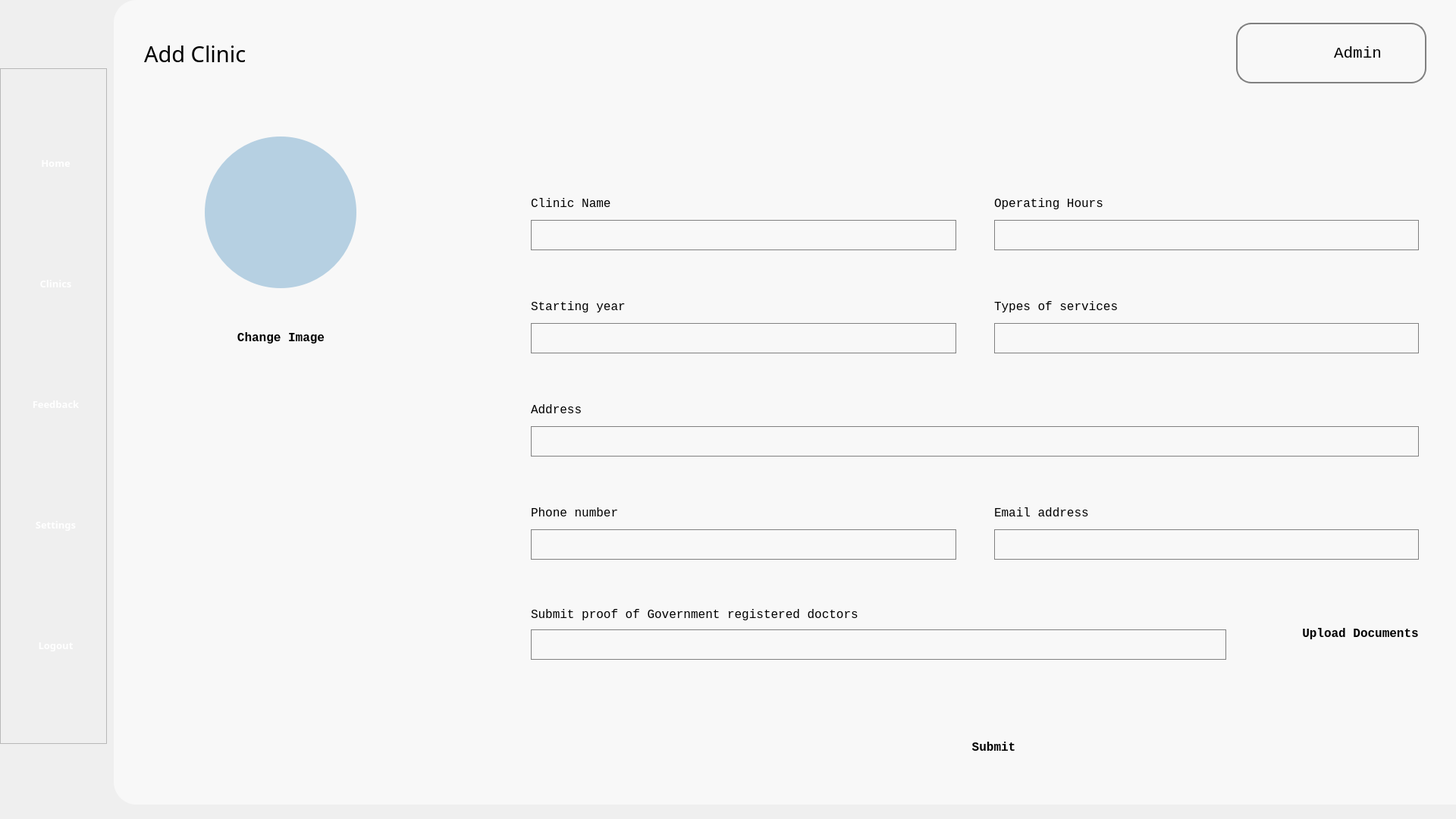
<?xml version="1.0" encoding="UTF-8"?>
<ui version="4.0">
 <class>Form</class>
 <widget class="QWidget" name="Form">
  <property name="geometry">
   <rect>
    <x>0</x>
    <y>0</y>
    <width>1920</width>
    <height>1080</height>
   </rect>
  </property>
  <property name="windowTitle">
   <string>Form</string>
  </property>
  <property name="styleSheet">
   <string notr="true">background-color: &quot;#B6D0E2&quot; </string>
  </property>
  <widget class="QFrame" name="frame">
   <property name="geometry">
    <rect>
     <x>0</x>
     <y>90</y>
     <width>141</width>
     <height>891</height>
    </rect>
   </property>
   <property name="frameShape">
    <enum>QFrame::StyledPanel</enum>
   </property>
   <property name="frameShadow">
    <enum>QFrame::Raised</enum>
   </property>
   <widget class="QWidget" name="layoutWidget_2">
    <property name="geometry">
     <rect>
      <x>31</x>
      <y>20</y>
      <width>87</width>
      <height>851</height>
     </rect>
    </property>
    <layout class="QVBoxLayout" name="verticalLayout">
     <item>
      <widget class="QToolButton" name="home_navigation">
       <property name="enabled">
        <bool>true</bool>
       </property>
       <property name="sizePolicy">
        <sizepolicy hsizetype="Fixed" vsizetype="Fixed">
         <horstretch>0</horstretch>
         <verstretch>0</verstretch>
        </sizepolicy>
       </property>
       <property name="minimumSize">
        <size>
         <width>85</width>
         <height>96</height>
        </size>
       </property>
       <property name="maximumSize">
        <size>
         <width>85</width>
         <height>96</height>
        </size>
       </property>
       <property name="font">
        <font>
         <family>Source Sans Pro Semibold</family>
         <pointsize>10</pointsize>
         <weight>75</weight>
         <bold>true</bold>
        </font>
       </property>
       <property name="styleSheet">
        <string notr="true">border: none; 
color: white;</string>
       </property>
       <property name="text">
        <string>   Home   </string>
       </property>
       <property name="icon">
        <iconset>
         <normaloff>../Images/nav_images/home_page_icon.png</normaloff>../Images/nav_images/home_page_icon.png</iconset>
       </property>
       <property name="iconSize">
        <size>
         <width>70</width>
         <height>70</height>
        </size>
       </property>
       <property name="toolButtonStyle">
        <enum>Qt::ToolButtonTextUnderIcon</enum>
       </property>
      </widget>
     </item>
     <item>
      <widget class="QToolButton" name="clinic_navigation">
       <property name="enabled">
        <bool>true</bool>
       </property>
       <property name="sizePolicy">
        <sizepolicy hsizetype="Fixed" vsizetype="Fixed">
         <horstretch>0</horstretch>
         <verstretch>0</verstretch>
        </sizepolicy>
       </property>
       <property name="minimumSize">
        <size>
         <width>85</width>
         <height>96</height>
        </size>
       </property>
       <property name="maximumSize">
        <size>
         <width>85</width>
         <height>96</height>
        </size>
       </property>
       <property name="font">
        <font>
         <family>Source Sans Pro Semibold</family>
         <pointsize>10</pointsize>
         <weight>75</weight>
         <bold>true</bold>
        </font>
       </property>
       <property name="styleSheet">
        <string notr="true">border: none; 
color: white;</string>
       </property>
       <property name="text">
        <string>Clinics</string>
       </property>
       <property name="icon">
        <iconset>
         <normaloff>../Images/nav_images/services_icon.png</normaloff>../Images/nav_images/services_icon.png</iconset>
       </property>
       <property name="iconSize">
        <size>
         <width>70</width>
         <height>70</height>
        </size>
       </property>
       <property name="toolButtonStyle">
        <enum>Qt::ToolButtonTextUnderIcon</enum>
       </property>
      </widget>
     </item>
     <item>
      <widget class="QToolButton" name="feedback_navigation">
       <property name="enabled">
        <bool>true</bool>
       </property>
       <property name="sizePolicy">
        <sizepolicy hsizetype="Fixed" vsizetype="Fixed">
         <horstretch>0</horstretch>
         <verstretch>0</verstretch>
        </sizepolicy>
       </property>
       <property name="minimumSize">
        <size>
         <width>85</width>
         <height>96</height>
        </size>
       </property>
       <property name="maximumSize">
        <size>
         <width>85</width>
         <height>96</height>
        </size>
       </property>
       <property name="font">
        <font>
         <family>Source Sans Pro Semibold</family>
         <pointsize>10</pointsize>
         <weight>75</weight>
         <bold>true</bold>
        </font>
       </property>
       <property name="styleSheet">
        <string notr="true">border: none; 
color: white;</string>
       </property>
       <property name="text">
        <string>Feedback</string>
       </property>
       <property name="icon">
        <iconset>
         <normaloff>../Images/nav_images/feedback_icon.png</normaloff>../Images/nav_images/feedback_icon.png</iconset>
       </property>
       <property name="iconSize">
        <size>
         <width>70</width>
         <height>70</height>
        </size>
       </property>
       <property name="toolButtonStyle">
        <enum>Qt::ToolButtonTextUnderIcon</enum>
       </property>
      </widget>
     </item>
     <item>
      <widget class="QToolButton" name="settings_navigation">
       <property name="enabled">
        <bool>true</bool>
       </property>
       <property name="sizePolicy">
        <sizepolicy hsizetype="Fixed" vsizetype="Fixed">
         <horstretch>0</horstretch>
         <verstretch>0</verstretch>
        </sizepolicy>
       </property>
       <property name="minimumSize">
        <size>
         <width>85</width>
         <height>96</height>
        </size>
       </property>
       <property name="maximumSize">
        <size>
         <width>85</width>
         <height>96</height>
        </size>
       </property>
       <property name="font">
        <font>
         <family>Source Sans Pro Semibold</family>
         <pointsize>10</pointsize>
         <weight>75</weight>
         <bold>true</bold>
        </font>
       </property>
       <property name="styleSheet">
        <string notr="true">border: none; 
color: white;</string>
       </property>
       <property name="text">
        <string>Settings</string>
       </property>
       <property name="icon">
        <iconset>
         <normaloff>../Images/nav_images/settings_page_icon.png</normaloff>../Images/nav_images/settings_page_icon.png</iconset>
       </property>
       <property name="iconSize">
        <size>
         <width>70</width>
         <height>70</height>
        </size>
       </property>
       <property name="toolButtonStyle">
        <enum>Qt::ToolButtonTextUnderIcon</enum>
       </property>
      </widget>
     </item>
     <item>
      <widget class="QToolButton" name="logout_navigation">
       <property name="enabled">
        <bool>true</bool>
       </property>
       <property name="sizePolicy">
        <sizepolicy hsizetype="Fixed" vsizetype="Fixed">
         <horstretch>0</horstretch>
         <verstretch>0</verstretch>
        </sizepolicy>
       </property>
       <property name="minimumSize">
        <size>
         <width>85</width>
         <height>96</height>
        </size>
       </property>
       <property name="maximumSize">
        <size>
         <width>85</width>
         <height>96</height>
        </size>
       </property>
       <property name="font">
        <font>
         <family>Source Sans Pro Semibold</family>
         <pointsize>10</pointsize>
         <weight>75</weight>
         <bold>true</bold>
        </font>
       </property>
       <property name="styleSheet">
        <string notr="true">border: none; 
color: white;</string>
       </property>
       <property name="text">
        <string>Logout</string>
       </property>
       <property name="icon">
        <iconset>
         <normaloff>../Images/nav_images/logout_icon.png</normaloff>../Images/nav_images/logout_icon.png</iconset>
       </property>
       <property name="iconSize">
        <size>
         <width>70</width>
         <height>70</height>
        </size>
       </property>
       <property name="toolButtonStyle">
        <enum>Qt::ToolButtonTextUnderIcon</enum>
       </property>
      </widget>
     </item>
    </layout>
   </widget>
  </widget>
  <widget class="QWidget" name="background" native="true">
   <property name="geometry">
    <rect>
     <x>150</x>
     <y>0</y>
     <width>1771</width>
     <height>1061</height>
    </rect>
   </property>
   <property name="styleSheet">
    <string notr="true">background-color: #F8F8F8;
border-bottom-left-radius: 30px;
border-top-left-radius: 30px;
text-align: center;</string>
   </property>
   <widget class="QPushButton" name="noti_icon">
    <property name="geometry">
     <rect>
      <x>1380</x>
      <y>30</y>
      <width>70</width>
      <height>81</height>
     </rect>
    </property>
    <property name="text">
     <string/>
    </property>
    <property name="icon">
     <iconset>
      <normaloff>../Images/icon/notification.png</normaloff>../Images/icon/notification.png</iconset>
    </property>
    <property name="iconSize">
     <size>
      <width>40</width>
      <height>40</height>
     </size>
    </property>
   </widget>
   <widget class="QFrame" name="user_frame">
    <property name="geometry">
     <rect>
      <x>1480</x>
      <y>30</y>
      <width>251</width>
      <height>80</height>
     </rect>
    </property>
    <property name="styleSheet">
     <string notr="true">border-radius: 20px; border: 2px solid #808080</string>
    </property>
    <property name="frameShape">
     <enum>QFrame::StyledPanel</enum>
    </property>
    <property name="frameShadow">
     <enum>QFrame::Raised</enum>
    </property>
    <widget class="QLabel" name="profile_icon">
     <property name="geometry">
      <rect>
       <x>10</x>
       <y>10</y>
       <width>60</width>
       <height>60</height>
      </rect>
     </property>
     <property name="styleSheet">
      <string notr="true">border: none</string>
     </property>
     <property name="text">
      <string/>
     </property>
     <property name="pixmap">
      <pixmap>../Images/icon/profile_icon.png</pixmap>
     </property>
     <property name="scaledContents">
      <bool>true</bool>
     </property>
    </widget>
    <widget class="QPushButton" name="profile_btn">
     <property name="geometry">
      <rect>
       <x>100</x>
       <y>25</y>
       <width>121</width>
       <height>31</height>
      </rect>
     </property>
     <property name="font">
      <font>
       <family>Consolas</family>
       <pointsize>16</pointsize>
      </font>
     </property>
     <property name="styleSheet">
      <string notr="true">border: none</string>
     </property>
     <property name="text">
      <string>Admin</string>
     </property>
    </widget>
   </widget>
   <widget class="QLabel" name="clinic_label">
    <property name="geometry">
     <rect>
      <x>40</x>
      <y>40</y>
      <width>961</width>
      <height>61</height>
     </rect>
    </property>
    <property name="font">
     <font>
      <family>Cascadia Code</family>
      <pointsize>22</pointsize>
     </font>
    </property>
    <property name="text">
     <string>Add Clinic</string>
    </property>
    <property name="wordWrap">
     <bool>true</bool>
    </property>
   </widget>
   <widget class="QLabel" name="clinic_img">
    <property name="geometry">
     <rect>
      <x>120</x>
      <y>180</y>
      <width>200</width>
      <height>200</height>
     </rect>
    </property>
    <property name="styleSheet">
     <string notr="true">border-radius: 100px; 
background-color: #B6D0E2;  
color: white; 
font-size: 16px;
text-align: center;</string>
    </property>
    <property name="text">
     <string/>
    </property>
   </widget>
   <widget class="QPushButton" name="change_img_btn">
    <property name="geometry">
     <rect>
      <x>70</x>
      <y>420</y>
      <width>301</width>
      <height>51</height>
     </rect>
    </property>
    <property name="font">
     <font>
      <family>Consolas</family>
      <pointsize>12</pointsize>
      <weight>75</weight>
      <bold>true</bold>
     </font>
    </property>
    <property name="styleSheet">
     <string notr="true">background-color: #B6D0E2; border-radius: 16px; padding: 60px; color: white;\n border: 1px solid gray;</string>
    </property>
    <property name="text">
     <string>Change Image</string>
    </property>
   </widget>
   <widget class="QPushButton" name="submit_btn">
    <property name="geometry">
     <rect>
      <x>1010</x>
      <y>960</y>
      <width>301</width>
      <height>51</height>
     </rect>
    </property>
    <property name="font">
     <font>
      <family>Consolas</family>
      <pointsize>12</pointsize>
      <weight>75</weight>
      <bold>true</bold>
     </font>
    </property>
    <property name="styleSheet">
     <string notr="true">background-color: #B6D0E2; border-radius: 16px; padding: 60px; color: white;\n border: 1px solid gray;</string>
    </property>
    <property name="text">
     <string>Submit</string>
    </property>
   </widget>
   <widget class="QWidget" name="">
    <property name="geometry">
     <rect>
      <x>550</x>
      <y>200</y>
      <width>1171</width>
      <height>731</height>
     </rect>
    </property>
    <layout class="QVBoxLayout" name="verticalLayout_2">
     <property name="spacing">
      <number>6</number>
     </property>
     <item>
      <layout class="QHBoxLayout" name="horizontalLayout">
       <property name="spacing">
        <number>50</number>
       </property>
       <item>
        <layout class="QVBoxLayout" name="name_layout">
         <property name="spacing">
          <number>10</number>
         </property>
         <item>
          <widget class="QLabel" name="name">
           <property name="maximumSize">
            <size>
             <width>16777215</width>
             <height>23</height>
            </size>
           </property>
           <property name="font">
            <font>
             <family>Consolas</family>
             <pointsize>12</pointsize>
            </font>
           </property>
           <property name="text">
            <string>Clinic Name</string>
           </property>
          </widget>
         </item>
         <item>
          <widget class="QLineEdit" name="name_input">
           <property name="minimumSize">
            <size>
             <width>500</width>
             <height>40</height>
            </size>
           </property>
           <property name="maximumSize">
            <size>
             <width>16777215</width>
             <height>40</height>
            </size>
           </property>
           <property name="baseSize">
            <size>
             <width>0</width>
             <height>0</height>
            </size>
           </property>
           <property name="styleSheet">
            <string notr="true"> padding: 60px; color: Black;
background-repeat: no-repeat; 
background-position: left center; 
background-size: 20px 20px; 
border: 1px solid gray;
</string>
           </property>
          </widget>
         </item>
        </layout>
       </item>
       <item>
        <layout class="QVBoxLayout" name="hour_layout">
         <property name="spacing">
          <number>10</number>
         </property>
         <item>
          <widget class="QLabel" name="hour_label">
           <property name="maximumSize">
            <size>
             <width>16777215</width>
             <height>23</height>
            </size>
           </property>
           <property name="font">
            <font>
             <family>Consolas</family>
             <pointsize>12</pointsize>
            </font>
           </property>
           <property name="text">
            <string>Operating Hours</string>
           </property>
          </widget>
         </item>
         <item>
          <widget class="QLineEdit" name="hour_input">
           <property name="minimumSize">
            <size>
             <width>500</width>
             <height>40</height>
            </size>
           </property>
           <property name="maximumSize">
            <size>
             <width>16777215</width>
             <height>40</height>
            </size>
           </property>
           <property name="baseSize">
            <size>
             <width>0</width>
             <height>0</height>
            </size>
           </property>
           <property name="styleSheet">
            <string notr="true"> padding: 60px; color: Black;
background-repeat: no-repeat; 
background-position: left center; 
background-size: 20px 20px; 
border: 1px solid gray;
</string>
           </property>
          </widget>
         </item>
        </layout>
       </item>
      </layout>
     </item>
     <item>
      <layout class="QHBoxLayout" name="horizontalLayout_2">
       <property name="spacing">
        <number>50</number>
       </property>
       <item>
        <layout class="QVBoxLayout" name="startyear_layout">
         <property name="spacing">
          <number>10</number>
         </property>
         <item>
          <widget class="QLabel" name="startyear_label">
           <property name="maximumSize">
            <size>
             <width>16777215</width>
             <height>23</height>
            </size>
           </property>
           <property name="font">
            <font>
             <family>Consolas</family>
             <pointsize>12</pointsize>
            </font>
           </property>
           <property name="text">
            <string>Starting year</string>
           </property>
          </widget>
         </item>
         <item>
          <widget class="QLineEdit" name="startyear_input">
           <property name="minimumSize">
            <size>
             <width>500</width>
             <height>40</height>
            </size>
           </property>
           <property name="maximumSize">
            <size>
             <width>16777215</width>
             <height>40</height>
            </size>
           </property>
           <property name="baseSize">
            <size>
             <width>0</width>
             <height>0</height>
            </size>
           </property>
           <property name="styleSheet">
            <string notr="true"> padding: 60px; color: Black;
background-repeat: no-repeat; 
background-position: left center; 
background-size: 20px 20px; 
border: 1px solid gray;
</string>
           </property>
          </widget>
         </item>
        </layout>
       </item>
       <item>
        <layout class="QVBoxLayout" name="services_layout">
         <property name="spacing">
          <number>10</number>
         </property>
         <item>
          <widget class="QLabel" name="services_label">
           <property name="maximumSize">
            <size>
             <width>16777215</width>
             <height>23</height>
            </size>
           </property>
           <property name="font">
            <font>
             <family>Consolas</family>
             <pointsize>12</pointsize>
            </font>
           </property>
           <property name="text">
            <string>Types of services</string>
           </property>
          </widget>
         </item>
         <item>
          <widget class="QLineEdit" name="services_input">
           <property name="minimumSize">
            <size>
             <width>500</width>
             <height>40</height>
            </size>
           </property>
           <property name="maximumSize">
            <size>
             <width>16777215</width>
             <height>40</height>
            </size>
           </property>
           <property name="baseSize">
            <size>
             <width>0</width>
             <height>0</height>
            </size>
           </property>
           <property name="styleSheet">
            <string notr="true"> padding: 60px; color: Black;
background-repeat: no-repeat; 
background-position: left center; 
background-size: 20px 20px; 
border: 1px solid gray;
</string>
           </property>
          </widget>
         </item>
        </layout>
       </item>
      </layout>
     </item>
     <item>
      <layout class="QVBoxLayout" name="address_layout">
       <property name="spacing">
        <number>10</number>
       </property>
       <item>
        <widget class="QLabel" name="address_label">
         <property name="maximumSize">
          <size>
           <width>16777215</width>
           <height>23</height>
          </size>
         </property>
         <property name="font">
          <font>
           <family>Consolas</family>
           <pointsize>12</pointsize>
          </font>
         </property>
         <property name="text">
          <string>Address</string>
         </property>
        </widget>
       </item>
       <item>
        <widget class="QLineEdit" name="address_input">
         <property name="minimumSize">
          <size>
           <width>500</width>
           <height>40</height>
          </size>
         </property>
         <property name="maximumSize">
          <size>
           <width>16777215</width>
           <height>40</height>
          </size>
         </property>
         <property name="baseSize">
          <size>
           <width>0</width>
           <height>0</height>
          </size>
         </property>
         <property name="styleSheet">
          <string notr="true"> padding: 60px; color: Black;
background-repeat: no-repeat; 
background-position: left center; 
background-size: 20px 20px; 
border: 1px solid gray;
</string>
         </property>
        </widget>
       </item>
      </layout>
     </item>
     <item>
      <layout class="QHBoxLayout" name="horizontalLayout_3">
       <property name="spacing">
        <number>50</number>
       </property>
       <item>
        <layout class="QVBoxLayout" name="phone_layout">
         <property name="spacing">
          <number>10</number>
         </property>
         <item>
          <widget class="QLabel" name="phone_label">
           <property name="maximumSize">
            <size>
             <width>16777215</width>
             <height>23</height>
            </size>
           </property>
           <property name="font">
            <font>
             <family>Consolas</family>
             <pointsize>12</pointsize>
            </font>
           </property>
           <property name="text">
            <string>Phone number</string>
           </property>
          </widget>
         </item>
         <item>
          <widget class="QLineEdit" name="phone_input">
           <property name="minimumSize">
            <size>
             <width>500</width>
             <height>40</height>
            </size>
           </property>
           <property name="maximumSize">
            <size>
             <width>16777215</width>
             <height>40</height>
            </size>
           </property>
           <property name="baseSize">
            <size>
             <width>0</width>
             <height>0</height>
            </size>
           </property>
           <property name="styleSheet">
            <string notr="true"> padding: 60px; color: Black;
background-repeat: no-repeat; 
background-position: left center; 
background-size: 20px 20px; 
border: 1px solid gray;
</string>
           </property>
          </widget>
         </item>
        </layout>
       </item>
       <item>
        <layout class="QVBoxLayout" name="email_layout">
         <property name="spacing">
          <number>10</number>
         </property>
         <item>
          <widget class="QLabel" name="email_label">
           <property name="maximumSize">
            <size>
             <width>16777215</width>
             <height>23</height>
            </size>
           </property>
           <property name="font">
            <font>
             <family>Consolas</family>
             <pointsize>12</pointsize>
            </font>
           </property>
           <property name="text">
            <string>Email address</string>
           </property>
          </widget>
         </item>
         <item>
          <widget class="QLineEdit" name="email_input">
           <property name="minimumSize">
            <size>
             <width>500</width>
             <height>40</height>
            </size>
           </property>
           <property name="maximumSize">
            <size>
             <width>16777215</width>
             <height>40</height>
            </size>
           </property>
           <property name="baseSize">
            <size>
             <width>0</width>
             <height>0</height>
            </size>
           </property>
           <property name="styleSheet">
            <string notr="true"> padding: 60px; color: Black;
background-repeat: no-repeat; 
background-position: left center; 
background-size: 20px 20px; 
border: 1px solid gray;
</string>
           </property>
          </widget>
         </item>
        </layout>
       </item>
      </layout>
     </item>
     <item>
      <layout class="QHBoxLayout" name="horizontalLayout_4">
       <property name="spacing">
        <number>100</number>
       </property>
       <item>
        <layout class="QVBoxLayout" name="proof_layout">
         <property name="spacing">
          <number>10</number>
         </property>
         <item>
          <widget class="QLabel" name="proof_label">
           <property name="maximumSize">
            <size>
             <width>16777215</width>
             <height>23</height>
            </size>
           </property>
           <property name="font">
            <font>
             <family>Consolas</family>
             <pointsize>12</pointsize>
            </font>
           </property>
           <property name="text">
            <string>Submit proof of Government registered doctors</string>
           </property>
          </widget>
         </item>
         <item>
          <widget class="QLineEdit" name="prood_input">
           <property name="minimumSize">
            <size>
             <width>500</width>
             <height>40</height>
            </size>
           </property>
           <property name="maximumSize">
            <size>
             <width>16777215</width>
             <height>40</height>
            </size>
           </property>
           <property name="baseSize">
            <size>
             <width>0</width>
             <height>0</height>
            </size>
           </property>
           <property name="styleSheet">
            <string notr="true"> padding: 60px; color: Black;
background-repeat: no-repeat; 
background-position: left center; 
background-size: 20px 20px; 
border: 1px solid gray;
</string>
           </property>
          </widget>
         </item>
        </layout>
       </item>
       <item>
        <widget class="QPushButton" name="upload_doc_btn">
         <property name="maximumSize">
          <size>
           <width>16777215</width>
           <height>51</height>
          </size>
         </property>
         <property name="font">
          <font>
           <family>Consolas</family>
           <pointsize>12</pointsize>
           <weight>75</weight>
           <bold>true</bold>
          </font>
         </property>
         <property name="styleSheet">
          <string notr="true">background-color: #B6D0E2; border-radius: 16px; padding: 60px; color: white;\n border: 1px solid gray;</string>
         </property>
         <property name="text">
          <string>Upload Documents</string>
         </property>
        </widget>
       </item>
      </layout>
     </item>
    </layout>
   </widget>
  </widget>
 </widget>
 <resources/>
 <connections/>
</ui>
